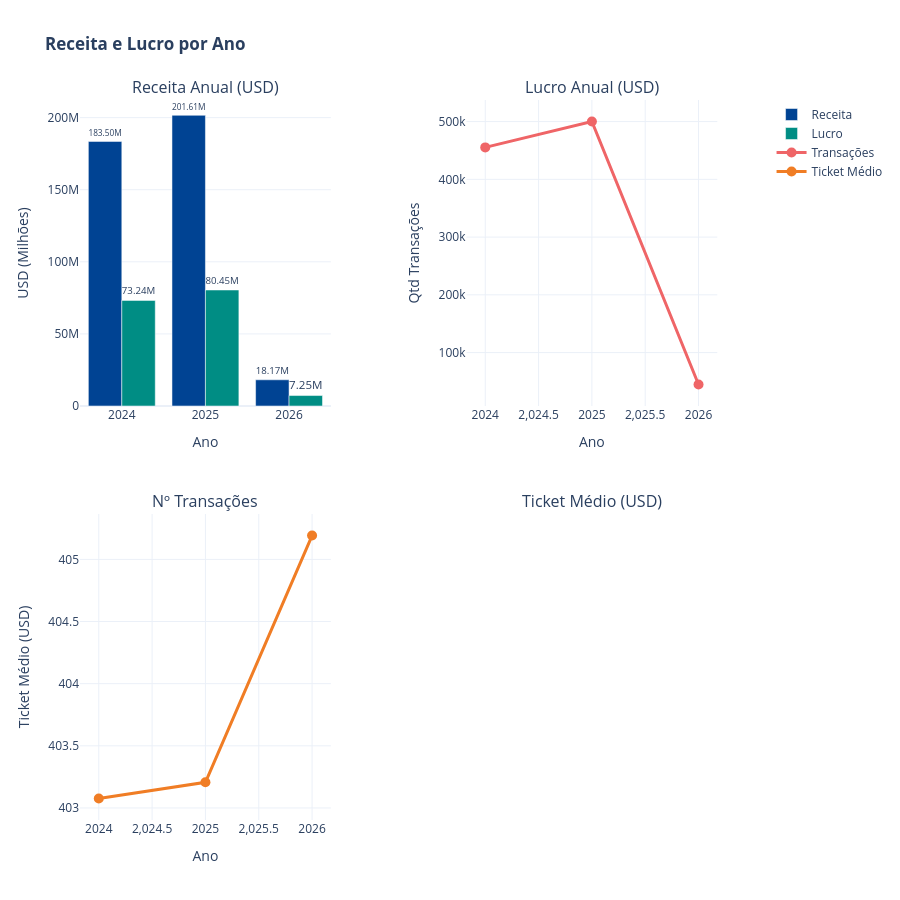

Notebook code for this chart:
### Markdown cell above
<div id="temporal"></div>

## 3. Análises Temporal

### Code cell
# Receita e lucro por ano

receita_ano = df.groupby('order_year').agg(
    receita=('total_price_usd', 'sum'),
    lucro=('profit_usd', 'sum'),
    transacoes=('order_id', 'count'),
    ticket_medio=('total_price_usd', 'mean')
).reset_index()

fig = make_subplots(
    rows=2, cols=2,
    subplot_titles=('Receita Anual (USD)', 'Lucro Anual (USD)',
                    'Nº Transações', 'Ticket Médio (USD)'),
    vertical_spacing=0.15,
    specs=[[{"secondary_y": True}, {"secondary_y": False}],
           [{"secondary_y": False}, {"secondary_y": False}]
          ]
)

# Receita por ano (barras)
fig.add_trace(
    go.Bar(x=receita_ano['order_year'], y=receita_ano['receita'],
          name='Receita', marker_color='#004393', text=receita_ano['receita'] / 1e6,
          texttemplate='%{text:.2f}M', textposition='outside'),
    row=1, col=1
)
fig.add_trace(
    go.Bar(x=receita_ano['order_year'], y=receita_ano['lucro'],
          name='Lucro', marker_color='#008D84', text=receita_ano['lucro'] / 1e6,
          texttemplate='%{text:.2f}M', textposition='outside'),
    row=1, col=1
)

# Transações por ano (linha)
fig.add_trace(
    go.Scatter(x=receita_ano['order_year'], y=receita_ano['transacoes'],
              mode='lines+markers', name='Transações',
              line=dict(color='#EF6567', width=3),
              marker=dict(size=10)),
    row=1, col=2
)

# Ticket médio por ano (linha)
fig.add_trace(
    go.Scatter(x=receita_ano['order_year'], y=receita_ano['ticket_medio'],
              mode='lines+markers', name='Ticket Médio',
              line=dict(color='#F07D25', width=3),
              marker=dict(size=10)),
    row=2, col=1
)

fig.update_layout(
    title='<b>Receita e Lucro por Ano</b>',
    height=900,
    showlegend=True,
    template='plotly_white'
)
fig.update_xaxes(title_text='Ano', row=1, col=1)
fig.update_yaxes(title_text='USD (Milhões)', row=1, col=1)
fig.update_xaxes(title_text='Ano', row=1, col=2)
fig.update_yaxes(title_text='Qtd Transações', row=1, col=2)
fig.update_xaxes(title_text='Ano', row=2, col=1)
fig.update_yaxes(title_text='Ticket Médio (USD)', row=2, col=1)
fig.show()

### Figure 1 — Plotly figure (JSON) as saved in the notebook; plotly's stock layout.template omitted (floating-point values rounded to 4 significant figures)
{"data": [{"marker": {"color": "#004393"}, "name": "Receita", "text": [183.5, 201.6, 18.17], "textposition": "outside", "texttemplate": "%{text:.2f}M", "type": "bar", "x": [2024, 2025, 2026], "xaxis": "x", "y": [183500000.0, 201600000.0, 18170000.0], "yaxis": "y"}, {"marker": {"color": "#008D84"}, "name": "Lucro", "text": [73.24, 80.45, 7.255], "textposition": "outside", "texttemplate": "%{text:.2f}M", "type": "bar", "x": [2024, 2025, 2026], "xaxis": "x", "y": [73240000.0, 80450000.0, 7255000.0], "yaxis": "y"}, {"line": {"color": "#EF6567", "width": 3}, "marker": {"size": 10}, "mode": "lines+markers", "name": "Transações", "type": "scatter", "x": [2024, 2025, 2026], "xaxis": "x2", "y": [455249, 500026, 44848], "yaxis": "y3"}, {"line": {"color": "#F07D25", "width": 3}, "marker": {"size": 10}, "mode": "lines+markers", "name": "Ticket Médio", "type": "scatter", "x": [2024, 2025, 2026], "xaxis": "x3", "y": [403.1, 403.2, 405.2], "yaxis": "y4"}], "layout": {"annotations": [{"font": {"size": 16}, "showarrow": false, "text": "Receita Anual (USD)", "x": 0.185, "xanchor": "center", "xref": "paper", "y": 1, "yanchor": "bottom", "yref": "paper"}, {"font": {"size": 16}, "showarrow": false, "text": "Lucro Anual (USD)", "x": 0.755, "xanchor": "center", "xref": "paper", "y": 1, "yanchor": "bottom", "yref": "paper"}, {"font": {"size": 16}, "showarrow": false, "text": "Nº Transações", "x": 0.185, "xanchor": "center", "xref": "paper", "y": 0.425, "yanchor": "bottom", "yref": "paper"}, {"font": {"size": 16}, "showarrow": false, "text": "Ticket Médio (USD)", "x": 0.755, "xanchor": "center", "xref": "paper", "y": 0.425, "yanchor": "bottom", "yref": "paper"}], "height": 900, "showlegend": true, "title": {"text": "<b>Receita e Lucro por Ano</b>"}, "xaxis": {"anchor": "y", "domain": [0, 0.37], "title": {"text": "Ano"}}, "xaxis2": {"anchor": "y3", "domain": [0.57, 0.94], "title": {"text": "Ano"}}, "xaxis3": {"anchor": "y4", "domain": [0, 0.37], "title": {"text": "Ano"}}, "xaxis4": {"anchor": "y5", "domain": [0.57, 0.94]}, "yaxis": {"anchor": "x", "domain": [0.575, 1], "title": {"text": "USD (Milhões)"}}, "yaxis2": {"anchor": "x", "overlaying": "y", "side": "right", "title": {"text": "USD (Milhões)"}}, "yaxis3": {"anchor": "x2", "domain": [0.575, 1], "title": {"text": "Qtd Transações"}}, "yaxis4": {"anchor": "x3", "domain": [0, 0.425], "title": {"text": "Ticket Médio (USD)"}}, "yaxis5": {"anchor": "x4", "domain": [0, 0.425]}}}
